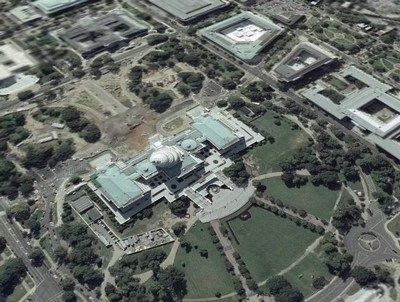
#> input picture wdc1.jpg, 400 x 302 px
$ python test.py
#> lines starting #> are read from the running program, lines starting #| are printed output that depends on the picture
import matplotlib.pylab as plt
import numpy as np
import sys
from scipy import misc
#import cv2

""""
run script twice
change the list to the other image and another text file
"""
"""""

right_file = "crop1.png"
left_file = "crop2.png"
r_img = plt.imread(right_file)
l_img = plt.imread(left_file)
f,a = plt.subplots(1,2, figsize=(15,10))
a[0].imshow(l_img)
a[1].imshow(r_img)
pos_right = []
pos_left = []
def onclick(event):
    pos_right.append([event.xdata,event.ydata])
f.canvas.mpl_connect('button_press_event', onclick)
f.show()
plt.show()
with open('right.txt', 'w') as f:
    for item in pos_right:
        f.write("%s\n" % [int(item[0]), int(item[1])])
print(pos_right)


right_file = "crop1.png"
    left_file = "crop2.png"
    r_img = plt.imread(right_file)
    l_img = plt.imread(left_file)
    f, a = plt.subplots(1, 2, figsize=(15, 10))
    a[0].imshow(l_img)
    a[1].imshow(r_img)

    def onclick(event):
        print('button=%d, x=%d, y=%d, xdata=%f, ydata=%f' %
              (event.button, event.x, event.y, event.xdata, event.ydata))
        plt.plot(event.x, event.y, ',')
        f.canvas.draw()

    img = f.canvas.mpl_connect('button_press_event', onclick)
    #f.show()
    plt.show()

"""""
import json

new_img_size = 2.0
scaler = lambda t,orig_img_size : t * (new_img_size / float(orig_img_size))


def computeH(t1, t2):
#> called with t1 = 'points1.npy', t2 = 'points2.npy'
    left_list = np.load(t1)
#> (reads points1.npy from the repository)
    if(len(left_list) == 2 ):
        left_list = np.transpose(left_list)
    right_list = np.load(t2)
#> (reads points2.npy from the repository)
    if (len(right_list) == 2):
        right_list = np.transpose(right_list)
    n = len(left_list)

    left_list_one = np.insert(left_list, 2, 1, axis=1) #one concatenated to the end of each list
    zero_array = np.zeros(3)

    print(left_list)

    left_x = np.asarray([item[0] for item in left_list])
    left_y = np.asarray([item[1] for item in left_list])

    right_x = np.asarray([item[0] for item in right_list])
    right_y = np.asarray([item[1] for item in right_list])

    x_multiply = np.multiply(left_x, right_x)
    yx_multiply = np.multiply(left_y, right_x)

    xy_multiply = np.multiply(left_x, right_y)
    y_multiply = np.multiply(left_y, right_y)

    final = np.zeros(shape=( 9))
    for i in range(n):
        x_mult= np.asarray([x_multiply[i], yx_multiply[i], right_x[i]])
        top = np.concatenate((-left_list_one[i], zero_array, x_mult), axis=0)
        bot = np.concatenate((zero_array,-left_list_one[i], np.asarray([xy_multiply[i]]),
                              np.asarray([y_multiply[i]]), np.asarray([right_y[i]])), axis =0)
        section = np.vstack((top, bot))
        final = np.vstack((final,section))

    final = final[1:]

    u, s, vh = np.linalg.svd(final)
    H = vh[-1]
    H = np.true_divide(H, H[-1])
    H = np.reshape(H, (3,3))
    return H

def getScaledPoints(textfile):
    f = open(textfile)
    left_list = np.asarray([json.loads(line.strip()) for line in f])
    left_list = np.asarray([[scaler(i) for i in coord] for coord in left_list])
    f.close()
    return left_list


def warpImage(inputIm, refIm, H):
#> called with inputIm = 'wdc1.jpg', refIm = 'wdc2.jpg', H = array of shape (3, 3)
    input = np.asarray(plt.imread(inputIm))
#> input is the input picture: shape (302, 400, 3); mean R, G, B 100, 105.4, 99.9
    ref = np.asarray(plt.imread(refIm))
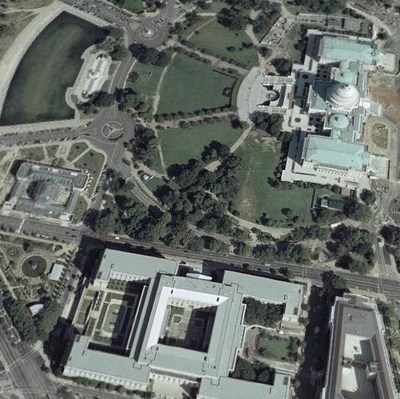
#> input picture wdc2.jpg, 400 x 399 px
#> ref is the input picture: shape (399, 400, 3); mean R, G, B 103.2, 108.7, 104.2
    height, width, channels = input.shape
#> height = 302; width = 400; channels = 3

    print(input)
#> (printed output is left out)

    top_left = np.asarray([0,0,1]).reshape(3,1)
    top_right = np.asarray([width, 0, 1]).reshape(3,1)
#> top_right = [400, 0, 1]

    bot_left = np.asarray([0,height, 1]).reshape(3,1)
#> bot_left = [0, 302, 1]
    bot_right = np.asarray([width, height, 1]).reshape(3,1)
#> bot_right = [400, 302, 1]

    corners = np.concatenate((top_left, top_right, bot_left, bot_right), axis=1)
    forward_warped = np.dot(H, corners)

    x_max=y_max = -sys.maxint
    x_min=y_min = sys.maxint

    scale_warped = list()
    for col in forward_warped.T:
        row = np.true_divide(col, col[2])
        if (row[0] > x_max):
            x_max = row[0]
        elif (row[0] < x_min):
            x_min = row[0]
        if (row[1] > y_max):
            y_max = row[1]
        if (row[1] < y_min):
            y_min = row[1]
        scale_warped.append(row)
#> after the loop, x_max = 805.6; x_min = 66.55; y_max = 861.1
    scale_warped = np.asarray(scale_warped)
    scale_warped = np.transpose(scale_warped)

    y_length = int(np.ceil(y_max)) - int(np.floor(y_min))
    x_length = int(np.ceil(x_max)) - int(np.floor(x_min))

    y_min_ind = int(np.floor(y_min))
    x_min_ind = int(np.floor(x_min))
    H_inv = np.linalg.inv(H)
    size = (y_length, x_length, 3)
    final_image = np.zeros(size)
    mosaic_image = np.zeros(size)
    for h in range(int(np.floor(y_min)),  int(np.ceil(y_max))):
        for w in range(int(np.floor(x_min)),  int(np.ceil(x_max))):
            col = np.reshape([w, h, 1], (3,1))
            on_input = np.matmul(H_inv, col)
            on_input = np.true_divide(on_input, on_input[2])
            y_new = int(round(on_input[1][0]))
            x_new = int(round(on_input[0][0]))
            if(y_new >= 0 and y_new < height):
                #is it in the range of y
                if (x_new >= 0 and x_new < width):
                    #is it in the range of x
                    final_image[h-y_min_ind][w-x_min_ind] = input[y_new][x_new]
                    mosaic_image[h - y_min_ind][w - x_min_ind] = input[y_new][x_new]
            if(h >= 0 and h < ref.shape[0] and w >=0 and w < ref.shape[1]):
                mosaic_image[h-y_min_ind][w-x_min_ind] = ref[h][w]
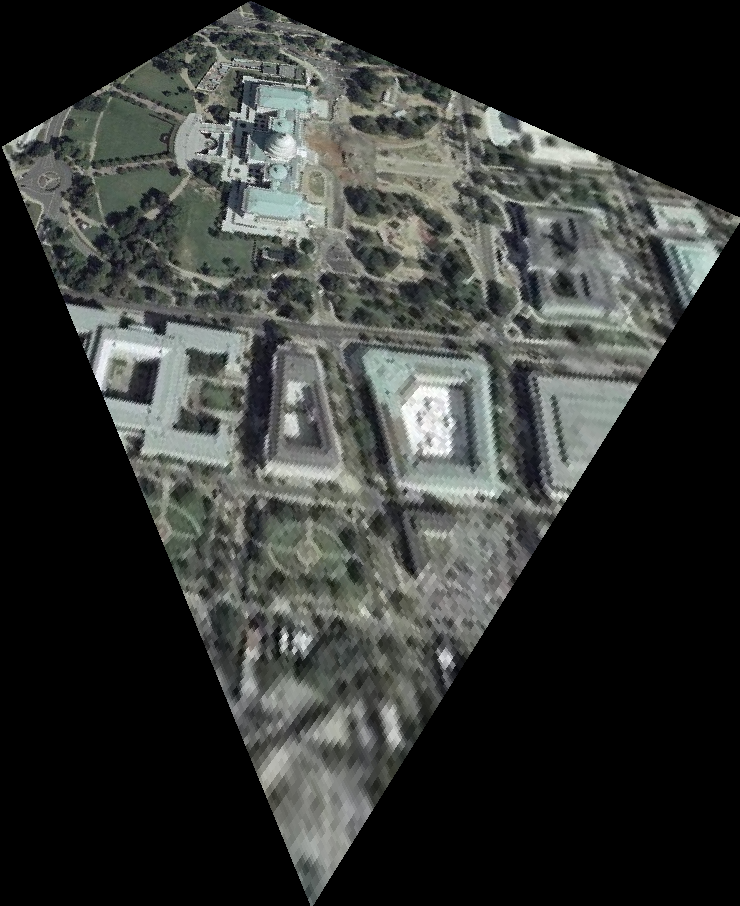
#> final_image: shape (906, 740, 3) float64; mean R, G, B 52.1, 54.4, 51.9
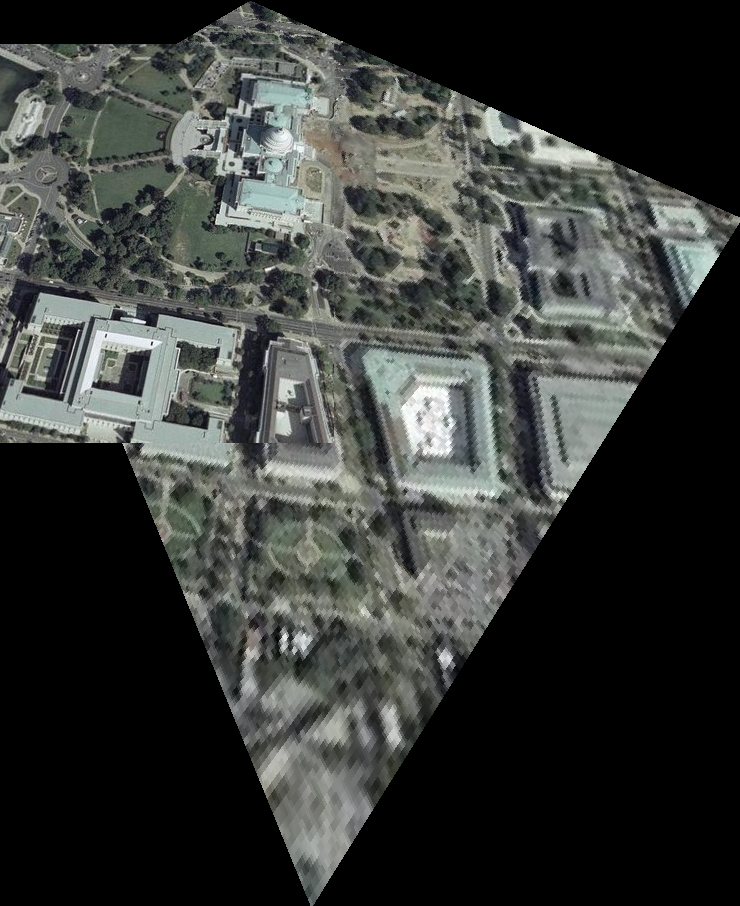
#> mosaic_image: shape (906, 740, 3) float64; mean R, G, B 56.5, 59.1, 56.5

    warpedIm = np.array(final_image, dtype='uint8')
    mergedIm = np.array(mosaic_image, dtype='uint8')


    plt.imshow(mergedIm, interpolation='nearest')
    #plt.imshow(warpedIm, interpolation='nearest')
    plt.show()

    return (warpedIm, mergedIm)

""""

    A = np.transpose(A)
    H_inv = np.linalg.inv(H)
    final_image = np.zeros(y_length, x_length)
    scale_inverse_warp = list()
    for col in inverse_warp:
        row = np.true_divide(col, col[2])
        final_image
        scale_inverse_warp.append(row)
    scale_inverse_warp = np.asarray(scale_inverse_warp)
    scale_inverse_warp = np.transpose(scale_inverse_warp)


    transformed = np.dot(H, np.transpose(A))


    scale_w = list()
    x_max = -sys.maxint
    x_max_y = 0
    x_min = sys.maxint
    x_min_y = 0

    y_max = -sys.maxint
    y_max_x = 0
    y_min = sys.maxint
    y_min_x =0
    for col in transformed.T:
        row = np.true_divide(col, col[2])
        if(row[0] > x_max):
            x_max = row[0]
            x_max_y = row[1]
        elif(row[0] < x_min):
            x_min = row[0]
            x_min_y = row[1]
        if(row[1] > y_max):
            y_max_x = row[0]
            y_max = row[1]
        if(row[1] < y_min):
            y_min_x = row[0]
            y_min = row[1]
        scale_w.append(row)
    print(len(scale_w), len(scale_w[0]))
    print(x_min, x_min_y, x_max, x_max_y, y_min, y_min_x, y_max, y_max_x)
"""


# [12 lines of commented-out code are left out]
print(warpImage("wdc1.jpg", "wdc2.jpg", computeH('points1.npy', 'points2.npy')))
